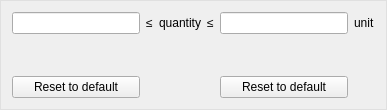
<?xml version="1.0" encoding="UTF-8"?>
<ui version="4.0">
 <class>Form</class>
 <widget class="QFrame" name="Form">
  <property name="geometry">
   <rect>
    <x>0</x>
    <y>0</y>
    <width>387</width>
    <height>110</height>
   </rect>
  </property>
  <property name="windowTitle">
   <string>Form</string>
  </property>
  <property name="styleSheet">
   <string notr="true">.QFrame {
	border: 1px solid #e0e0e0;
}</string>
  </property>
  <property name="frameShape">
   <enum>QFrame::StyledPanel</enum>
  </property>
  <layout class="QGridLayout" name="gridLayout">
   <item row="0" column="2">
    <widget class="QLabel" name="_leftSign">
     <property name="text">
      <string>≤</string>
     </property>
    </widget>
   </item>
   <item row="0" column="3">
    <widget class="QLabel" name="_quantity">
     <property name="text">
      <string>quantity</string>
     </property>
    </widget>
   </item>
   <item row="0" column="4">
    <widget class="QLabel" name="_rightSign">
     <property name="text">
      <string>≤</string>
     </property>
    </widget>
   </item>
   <item row="0" column="1">
    <widget class="QuantityEdit" name="_minEdit">
     <property name="alignment">
      <set>Qt::AlignRight|Qt::AlignTrailing|Qt::AlignVCenter</set>
     </property>
    </widget>
   </item>
   <item row="0" column="5">
    <widget class="QuantityEdit" name="_maxEdit">
     <property name="alignment">
      <set>Qt::AlignRight|Qt::AlignTrailing|Qt::AlignVCenter</set>
     </property>
    </widget>
   </item>
   <item row="0" column="6">
    <widget class="UnitLabel" name="_unit">
     <property name="text">
      <string>unit</string>
     </property>
    </widget>
   </item>
   <item row="2" column="1">
    <widget class="QPushButton" name="_resetMin">
     <property name="text">
      <string>Reset to default</string>
     </property>
    </widget>
   </item>
   <item row="2" column="5">
    <widget class="QPushButton" name="_resetMax">
     <property name="text">
      <string>Reset to default</string>
     </property>
    </widget>
   </item>
   <item row="1" column="1" colspan="5">
    <widget class="RangeSlider" name="_slider" native="true"/>
   </item>
  </layout>
 </widget>
 <customwidgets>
  <customwidget>
   <class>QuantityEdit</class>
   <extends>QLineEdit</extends>
   <header>pyFAI.gui.widgets.QuantityEdit</header>
  </customwidget>
  <customwidget>
   <class>UnitLabel</class>
   <extends>QLabel</extends>
   <header>pyFAI.gui.widgets.UnitLabel</header>
  </customwidget>
  <customwidget>
   <class>RangeSlider</class>
   <extends>QWidget</extends>
   <header>silx.gui.widgets.RangeSlider</header>
   <container>1</container>
  </customwidget>
 </customwidgets>
 <resources/>
 <connections/>
</ui>
